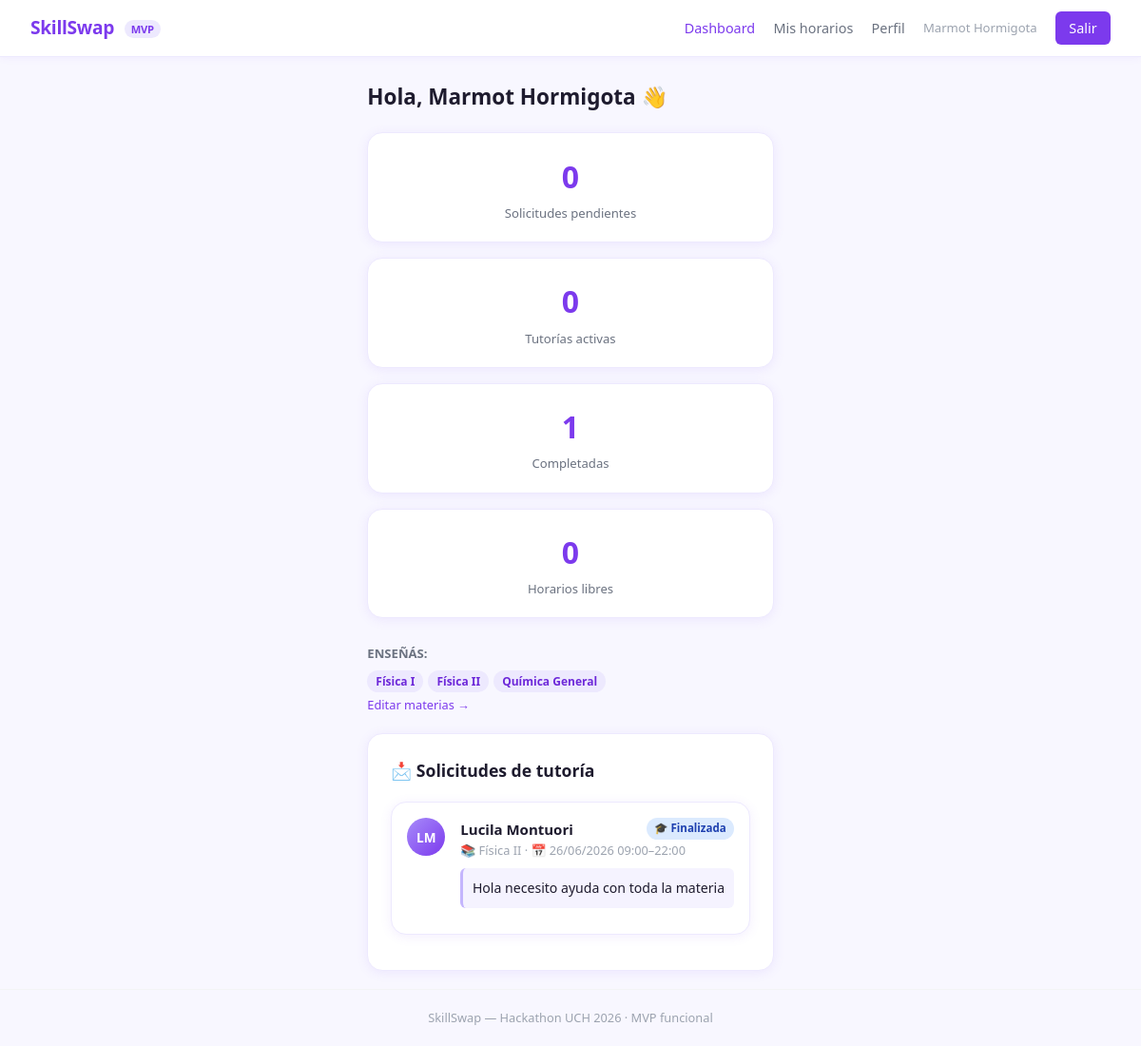
/skillswap/index.php?p=tutor (signed in), run on the app's committed database.
### tables this page shows
CREATE TABLE `solicitudes` (
  `id` int(10) unsigned NOT NULL AUTO_INCREMENT,
  `alumno_id` int(10) unsigned NOT NULL,
  `tutor_id` int(10) unsigned NOT NULL,
  `horario_id` int(10) unsigned NOT NULL,
  `materia_id` int(10) unsigned NOT NULL,
  `mensaje` text NOT NULL,
  `estado` enum('pendiente','aceptada','rechazada','cancelada','finalizada') NOT NULL DEFAULT 'pendiente',
  `cancelada_por` enum('alumno','tutor') DEFAULT NULL,
  `calificacion` tinyint(3) unsigned DEFAULT NULL COMMENT '1-5 estrellas, pone el alumno',
  `comentario_cal` varchar(300) DEFAULT NULL,
  `created_at` timestamp NOT NULL DEFAULT current_timestamp(),
  `updated_at` timestamp NOT NULL DEFAULT current_timestamp() ON UPDATE current_timestamp(),
  PRIMARY KEY (`id`),
  KEY `fk_sol_alumno` (`alumno_id`),
  KEY `fk_sol_tutor` (`tutor_id`),
  KEY `fk_sol_horario` (`horario_id`),
  KEY `fk_sol_materia` (`materia_id`),
  CONSTRAINT `fk_sol_alumno` FOREIGN KEY (`alumno_id`) REFERENCES `usuarios` (`id`),
  CONSTRAINT `fk_sol_horario` FOREIGN KEY (`horario_id`) REFERENCES `horarios` (`id`),
  CONSTRAINT `fk_sol_materia` FOREIGN KEY (`materia_id`) REFERENCES `materias` (`id`),
  CONSTRAINT `fk_sol_tutor` FOREIGN KEY (`tutor_id`) REFERENCES `usuarios` (`id`)
);

CREATE TABLE `horarios` (
  `id` int(10) unsigned NOT NULL AUTO_INCREMENT,
  `tutor_id` int(10) unsigned NOT NULL,
  `fecha` date NOT NULL,
  `hora_inicio` time NOT NULL,
  `hora_fin` time NOT NULL,
  `estado` enum('libre','ocupado') NOT NULL DEFAULT 'libre',
  `created_at` timestamp NOT NULL DEFAULT current_timestamp(),
  PRIMARY KEY (`id`),
  KEY `fk_hor_tutor` (`tutor_id`),
  CONSTRAINT `fk_hor_tutor` FOREIGN KEY (`tutor_id`) REFERENCES `usuarios` (`id`) ON DELETE CASCADE
);

CREATE TABLE `materias` (
  `id` int(10) unsigned NOT NULL AUTO_INCREMENT,
  `nombre` varchar(120) NOT NULL,
  `area` varchar(80) NOT NULL DEFAULT '',
  `activa` tinyint(1) NOT NULL DEFAULT 1,
  `created_at` timestamp NOT NULL DEFAULT current_timestamp(),
  PRIMARY KEY (`id`)
);

CREATE TABLE `usuarios` (
  `id` int(10) unsigned NOT NULL AUTO_INCREMENT,
  `nombre` varchar(120) NOT NULL,
  `email` varchar(180) NOT NULL,
  `password` varchar(255) NOT NULL,
  `rol` enum('admin','tutor','alumno') NOT NULL DEFAULT 'alumno',
  `estado` enum('pendiente','activo','bloqueado') NOT NULL DEFAULT 'activo',
  `carrera` varchar(120) NOT NULL DEFAULT '',
  `anio_cursado` tinyint(3) unsigned NOT NULL DEFAULT 1,
  `universidad` varchar(120) NOT NULL DEFAULT '',
  `certificado_path` varchar(255) DEFAULT NULL COMMENT 'ruta al archivo subido',
  `wallet_address` varchar(100) DEFAULT NULL COMMENT 'wallet simulada Ethereum',
  `bio` text DEFAULT NULL,
  `created_at` timestamp NOT NULL DEFAULT current_timestamp(),
  `updated_at` timestamp NOT NULL DEFAULT current_timestamp() ON UPDATE current_timestamp(),
  PRIMARY KEY (`id`),
  UNIQUE KEY `email` (`email`)
);

### skillswap/app/helpers/funciones.php (called while the page is built, shortened)
<?php
function e(mixed $v): string {
    return htmlspecialchars((string)$v, ENT_QUOTES | ENT_SUBSTITUTE, 'UTF-8');
}
function iniciales(string $nombre): string {
    $partes = explode(' ', trim($nombre));
    $ini    = '';
    foreach (array_slice($partes, 0, 2) as $p) {
        $ini .= mb_strtoupper(mb_substr($p, 0, 1));
    }
    return $ini ?: '?';
}
function renderizar(string $vista, array $datos = []): void {
    extract($datos, EXTR_SKIP);
    $path = BASE_PATH . '/app/views/' . $vista . '.php';
    require $path;
}
function badgeEstado(string $estado): string {
    return match($estado) {
        'pendiente'  => 'badge-warning',
        'aceptada'   => 'badge-success',
        'rechazada'  => 'badge-danger',
        'cancelada'  => 'badge-secondary',
        'finalizada' => 'badge-info',
        default      => '',
    };
}
function labelEstado(string $estado): string {
    return match($estado) {
        'pendiente'  => '⏳ Pendiente',
        'aceptada'   => '✅ Aceptada',
        'rechazada'  => '❌ Rechazada',
        'cancelada'  => '🚫 Cancelada',
        'finalizada' => '🎓 Finalizada',
        default      => $estado,
    };
}

### skillswap/app/controllers/TutorAlumnoController.php (called while the page is built, shortened)
<?php
class TutorController {
    private Materia   $materiaModel;
    private Horario   $horarioModel;
    private Solicitud $solicitudModel;
    public function __construct() {
        $this->materiaModel   = new Materia();
        $this->horarioModel   = new Horario();
        $this->solicitudModel = new Solicitud();
    }
    public function index(): void {
        $uid        = Session::userId();
        $solicitudes = $this->solicitudModel->recibidasPorTutor($uid);
        $horarios    = $this->horarioModel->delTutor($uid);
        $materias    = $this->materiaModel->delTutor($uid);
        renderizar('tutor/dashboard', compact('solicitudes', 'horarios', 'materias', 'exito', 'error'));
    }
}

### skillswap/app/helpers/Session.php (called while the page is built, shortened)
<?php
class Session {
    public static function userId(): int        { return (int)($_SESSION['usuario_id'] ?? 0); }
    public static function userName(): string   { return $_SESSION['usuario_nombre'] ?? ''; }
}

### skillswap/config/database.php (called while the page is built, shortened)
<?php
function conectar(): PDO {
    static $pdo = null;
    if ($pdo !== null) return $pdo;
    $dsn = sprintf('mysql:host=%s;dbname=%s;charset=%s', DB_HOST, DB_NAME, DB_CHARSET);
    try {
        $pdo = new PDO($dsn, DB_USER, DB_PASS, [
            PDO::ATTR_ERRMODE            => PDO::ERRMODE_EXCEPTION,
            PDO::ATTR_DEFAULT_FETCH_MODE => PDO::FETCH_ASSOC,
            PDO::ATTR_EMULATE_PREPARES   => false,
        ]);
    } catch (PDOException $e) {
        die('<div style="padding:2rem;color:#b91c1c;font-family:sans-serif;">
            <strong>Error de conexión:</strong> ' . htmlspecialchars($e->getMessage()) . '
        </div>');
    }
    return $pdo;
}

### skillswap/app/models/Solicitud.php (called while the page is built, shortened)
<?php
class Solicitud {
    private PDO $pdo;
    public function __construct() { $this->pdo = conectar(); }
    public function recibidasPorTutor(int $tutorId): array {
        $s = $this->pdo->prepare('
            SELECT s.*,
                   u.nombre AS alumno_nombre, u.email AS alumno_email, u.carrera AS alumno_carrera,
                   m.nombre AS materia_nombre,
                   h.fecha, h.hora_inicio, h.hora_fin
            FROM solicitudes s
            JOIN usuarios u ON u.id = s.alumno_id
            JOIN materias m ON m.id = s.materia_id
            JOIN horarios h ON h.id = s.horario_id
            WHERE s.tutor_id = ?
            ORDER BY s.created_at DESC
        ');
        $s->execute([$tutorId]);
        return $s->fetchAll();
    }
}

### skillswap/app/models/Materia.php (called while the page is built, shortened)
<?php
class Materia {
    private PDO $pdo;
    public function __construct() { $this->pdo = conectar(); }
    public function delTutor(int $tutorId): array {
        $s = $this->pdo->prepare('
            SELECT m.* FROM materias m
            JOIN tutor_materias tm ON tm.materia_id = m.id
            WHERE tm.tutor_id = ?
            ORDER BY m.nombre
        ');
        $s->execute([$tutorId]);
        return $s->fetchAll();
    }
}

### skillswap/app/models/Horario.php (called while the page is built, shortened)
<?php
class Horario {
    private PDO $pdo;
    public function __construct() { $this->pdo = conectar(); }
    public function delTutor(int $tutorId, bool $soloLibres = false): array {
        $extra = $soloLibres ? 'AND estado = "libre"' : '';
        $s = $this->pdo->prepare("
            SELECT * FROM horarios
            WHERE tutor_id = ? AND fecha >= CURDATE() $extra
            ORDER BY fecha, hora_inicio
        ");
        $s->execute([$tutorId]);
        return $s->fetchAll();
    }
}

### skillswap/app/views/tutor/dashboard.php (the view, shortened to what this page needs)
<!DOCTYPE html>
<html lang="es">
<head>
  <link rel="stylesheet" href="public/css/estilos.css">
</head>
<body>
<?php require BASE_PATH . '/app/views/partials/nav.php'; ?>
<div class="contenedor mt-3">
  <h2 style="font-weight:800;margin-bottom:1.2rem;">
    Hola, <?= e(Session::userName()) ?> 👋
  </h2>
  <div class="dash-grid">
    <?php
      $pendientes  = array_filter($solicitudes, fn($s) => $s['estado'] === 'pendiente');
      $aceptadas   = array_filter($solicitudes, fn($s) => $s['estado'] === 'aceptada');
      $finalizadas = array_filter($solicitudes, fn($s) => $s['estado'] === 'finalizada');
      $libres      = array_filter($horarios,    fn($h) => $h['estado'] === 'libre');
    ?>
    <div class="stat-card"><div class="numero"><?= count($pendientes) ?></div><div class="label">Solicitudes pendientes</div></div>
    <div class="stat-card"><div class="numero"><?= count($aceptadas) ?></div><div class="label">Tutorías activas</div></div>
    <div class="stat-card"><div class="numero"><?= count($finalizadas) ?></div><div class="label">Completadas</div></div>
    <div class="stat-card"><div class="numero"><?= count($libres) ?></div><div class="label">Horarios libres</div></div>
  </div>
  <?php if ($materias): ?>
  <div style="margin-bottom:1.2rem;">
    <span style="font-size:.82rem;font-weight:600;color:var(--texto-2);">ENSEÑÁS:</span>
    <div class="chips" style="margin-top:.4rem;">
      <?php foreach ($materias as $m): ?>
        <span class="chip"><?= e($m['nombre']) ?></span>
      <?php endforeach; ?>
    </div>
    <a href="index.php?p=tutor_perfil" style="font-size:.8rem;">Editar materias →</a>
  </div>
  <?php endif; ?>
  <div class="card">
    <div class="card-header">
      <h2>📩 Solicitudes de tutoría</h2>
    </div>
    <?php if (empty($solicitudes)): ?>
      <div class="vacio"><p>📭</p><p>No tenés solicitudes todavía.</p></div>
    <?php else: ?>
      <?php foreach ($solicitudes as $s): ?>
        <div class="sol-item">
          <div class="avatar"><?= e(iniciales($s['alumno_nombre'])) ?></div>
          <div class="sol-body">
            <div class="sol-header">
              <h4><?= e($s['alumno_nombre']) ?></h4>
              <span class="badge <?= badgeEstado($s['estado']) ?>"><?= labelEstado($s['estado']) ?></span>
            </div>
            <p style="font-size:.8rem;color:var(--gris-400);">
              📚 <?= e($s['materia_nombre']) ?> ·
              📅 <?= date('d/m/Y', strtotime($s['fecha'])) ?>
              <?= date('H:i', strtotime($s['hora_inicio'])) ?>–<?= date('H:i', strtotime($s['hora_fin'])) ?>
            </p>
            <p style="font-size:.88rem;background:var(--lila-50);padding:.6rem;border-radius:var(--radio-sm);border-left:3px solid var(--lila-300);margin:.5rem 0;">
              <?= nl2br(e($s['mensaje'])) ?>
            </p>
          </div>
        </div>
      <?php endforeach; ?>
    <?php endif; ?>
  </div>
</div>
<?php require BASE_PATH . '/app/views/partials/footer.php'; ?>
</body>
</html>

### skillswap/public/css/estilos.css (style rules this page uses)
:root { --lila-50: #f5f3ff; --lila-100: #ede9fe; --lila-200: #ddd6fe; --lila-300: #c4b5fd; --lila-400: #a78bfa; --lila-500: #8b5cf6; --lila-600: #7c3aed; --lila-700: #6d28d9; --naranja: #f97316; --rojo: #ef4444; --verde: #22c55e; --amarillo: #eab308; --azul: #3b82f6; --texto: #1e1b2e; --texto-2: #6b7280; --blanco: #ffffff; --fondo: #f8f7ff; --gris-100: #f3f4f6; --gris-200: #e5e7eb; --gris-400: #9ca3af; --font: 'Segoe UI', system-ui, sans-serif; --font-mono: 'Consolas', monospace; --radio: 10px; --radio-sm: 6px; --radio-lg: 16px; --sombra: 0 2px 12px rgba(139,92,246,.10); --trans: .15s ease; }
*, *::before, *::after { box-sizing: border-box; margin: 0; padding: 0; }
body { font-family: var(--font); background: var(--fondo); color: var(--texto); min-height: 100vh; display: flex; flex-direction: column; font-size: 15px; line-height: 1.6; }
a { color: var(--lila-600); text-decoration: none; }
.contenedor { max-width: 1100px; margin: 0 auto; padding: 0 1.5rem; }
.mt-3 { margin-top: 1.5rem; }
.card { background: var(--blanco); border-radius: var(--radio-lg); border: 1.5px solid var(--lila-100); padding: 1.5rem; box-shadow: var(--sombra); margin-bottom: 1.2rem; }
.card-header { margin-bottom: 1.2rem; }
.card-header h2 { font-size: 1.1rem; font-weight: 700; }
.badge { display: inline-block; font-size: .72rem; font-weight: 700; padding: 2px 8px; border-radius: 20px; white-space: nowrap; }
.badge-info { background: #dbeafe; color: #1e40af; }
.avatar { width: 40px; height: 40px; border-radius: 50%; background: linear-gradient(135deg, var(--lila-400), var(--lila-600)); color: #fff; font-weight: 800; font-size: .85rem; display: inline-flex; align-items: center; justify-content: center; flex-shrink: 0; }
.chips { display: flex; flex-wrap: wrap; gap: 5px; margin-top: 4px; }
.chip { display: inline-block; font-size: .75rem; font-weight: 600; padding: 2px 9px; border-radius: 20px; background: var(--lila-100); color: var(--lila-700); }
.dash-grid { display: grid; grid-template-columns: repeat(auto-fit, minmax(220px, 1fr)); gap: 1rem; margin-bottom: 1.5rem; }
.stat-card { background: var(--blanco); border: 1.5px solid var(--lila-100); border-radius: var(--radio-lg); padding: 1.2rem; text-align: center; box-shadow: var(--sombra); }
.stat-card .numero { font-size: 2rem; font-weight: 800; color: var(--lila-600); }
.stat-card .label { font-size: .82rem; color: var(--texto-2); margin-top: .2rem; }
.sol-item { display: flex; gap: 1rem; background: var(--blanco); border: 1.5px solid var(--lila-100); border-radius: var(--radio-lg); padding: 1rem; margin-bottom: .8rem; box-shadow: var(--sombra); }
.sol-body { flex: 1; }
.sol-header { display: flex; justify-content: space-between; align-items: flex-start; }
.sol-header h4 { font-weight: 700; }

### data on the page
solicitudes: estado "0", estado "1", alumno.nombre "LM", alumno.nombre "Lucila Montuori", estado "🎓 Finalizada", materia.nombre "Física II", horario.fecha "26/06/2026", horario.hora_inicio "09:00", horario.hora_fin "22:00", mensaje "Hola necesito ayuda con toda la materia"
horarios: estado "0"
materias: nombre "Física I"
materias: nombre "Física II"
materias: nombre "Química General"

### other printed values
Session::userName() "Marmot Hormigota"
